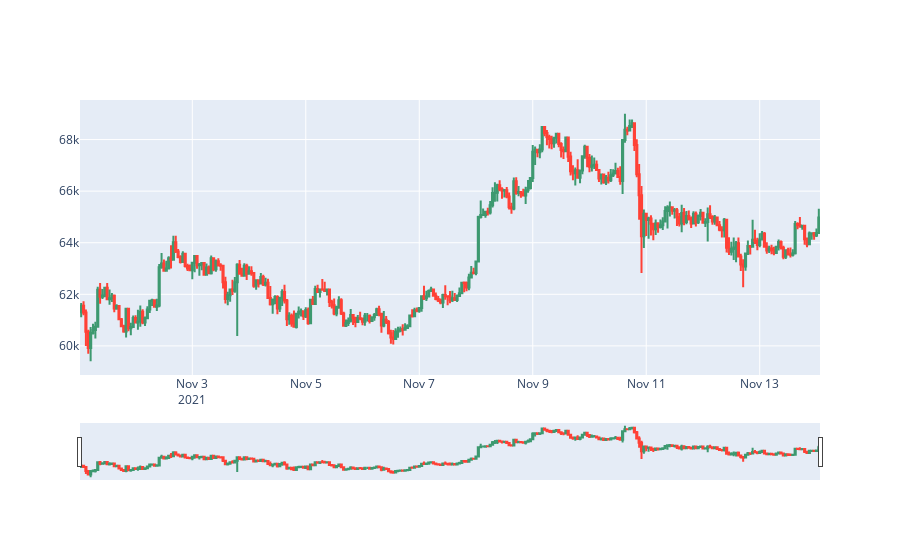
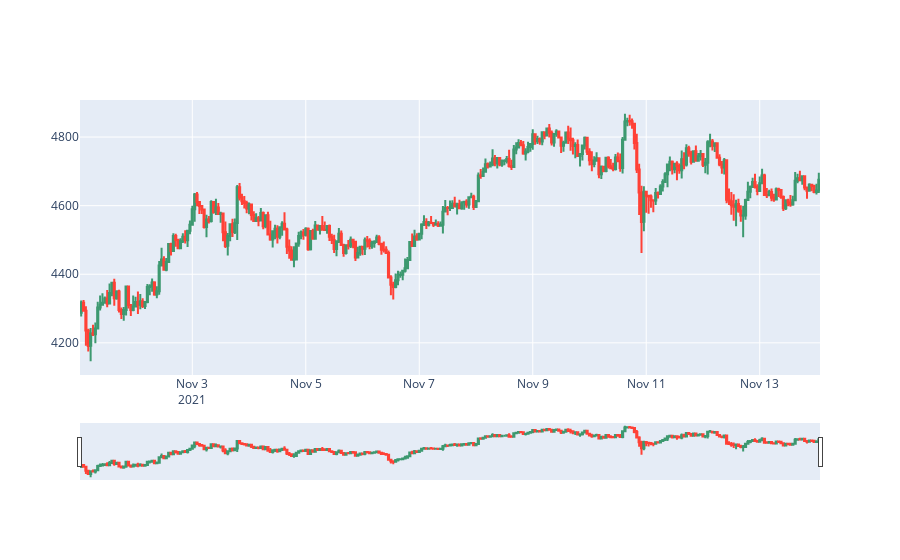
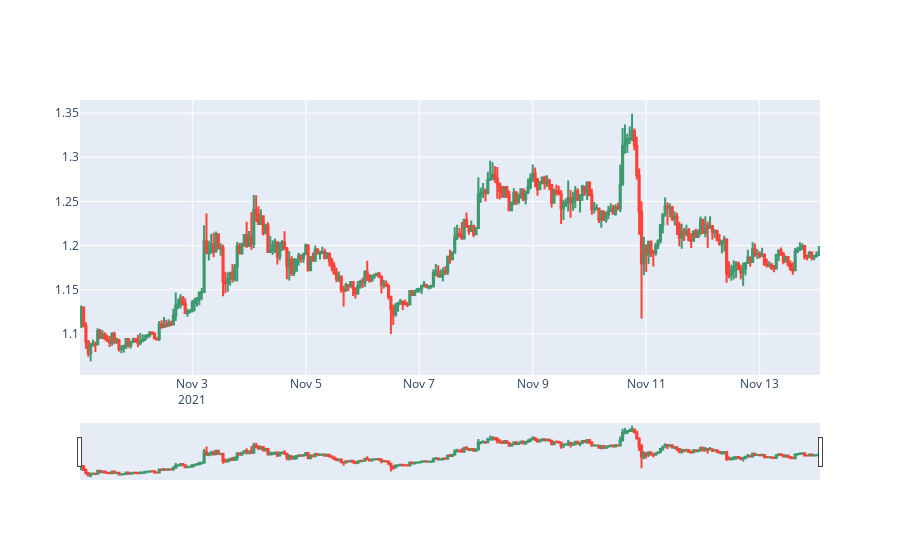

Here is the notebook cell these charts were saved with, in order:
### Markdown cell above
----
## **#6 - Backtesting with virtual trading environement**

### Code cell
showChart()

### Figure 1 — Plotly figure (JSON) as saved in the notebook; plotly's stock layout.template omitted (floating-point values rounded to 4 significant figures; data arrays with more than 128 entries replaced by an {"elided": "..."} marker saying what was removed)
{"data": [{"close": {"elided": "313 float values"}, "high": {"elided": "313 float values"}, "low": {"elided": "313 float values"}, "open": {"elided": "313 float values"}, "type": "candlestick", "x": {"elided": "313 str values"}}], "layout": {}}

### Figure 2 — Plotly figure (JSON) as saved in the notebook; plotly's stock layout.template omitted (floating-point values rounded to 4 significant figures; data arrays with more than 128 entries replaced by an {"elided": "..."} marker saying what was removed)
{"data": [{"close": {"elided": "313 float values"}, "high": {"elided": "313 float values"}, "low": {"elided": "313 float values"}, "open": {"elided": "313 float values"}, "type": "candlestick", "x": {"elided": "313 str values"}}], "layout": {}}

### Figure 3 — Plotly figure (JSON) as saved in the notebook; plotly's stock layout.template omitted (floating-point values rounded to 4 significant figures; data arrays with more than 128 entries replaced by an {"elided": "..."} marker saying what was removed)
{"data": [{"close": {"elided": "313 float values"}, "high": {"elided": "313 float values"}, "low": {"elided": "313 float values"}, "open": {"elided": "313 float values"}, "type": "candlestick", "x": {"elided": "313 str values"}}], "layout": {}}
